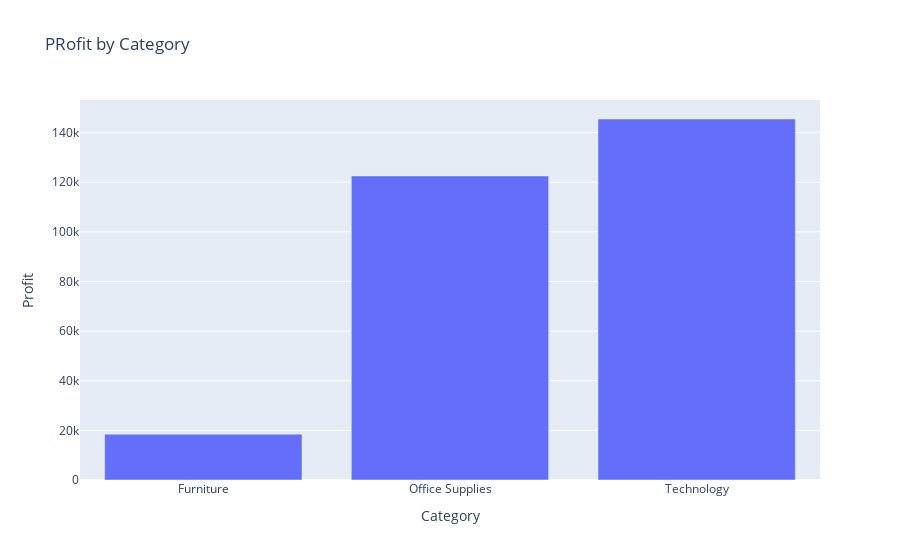

The notebook cell this image was saved under:
### Code cell
fig=px.bar(profit_by_category,x='Category',y='Profit',title='PRofit by Category')
fig.show()

### Figure 1 — Plotly figure (JSON) as saved in the notebook; plotly's stock layout.template omitted (floating-point values rounded to 4 significant figures)
{"data": [{"alignmentgroup": "True", "hovertemplate": "Category=%{x}<br>Profit=%{y}<extra></extra>", "legendgroup": "", "marker": {"color": "#636efa", "pattern": {"shape": ""}}, "name": "", "offsetgroup": "", "orientation": "v", "showlegend": false, "textposition": "auto", "type": "bar", "x": ["Furniture", "Office Supplies", "Technology"], "xaxis": "x", "y": [18450.0, 122500.0, 145500.0], "yaxis": "y"}], "layout": {"barmode": "relative", "legend": {"tracegroupgap": 0}, "title": {"text": "PRofit by Category"}, "xaxis": {"anchor": "y", "domain": [0, 1], "title": {"text": "Category"}}, "yaxis": {"anchor": "x", "domain": [0, 1], "title": {"text": "Profit"}}}}
